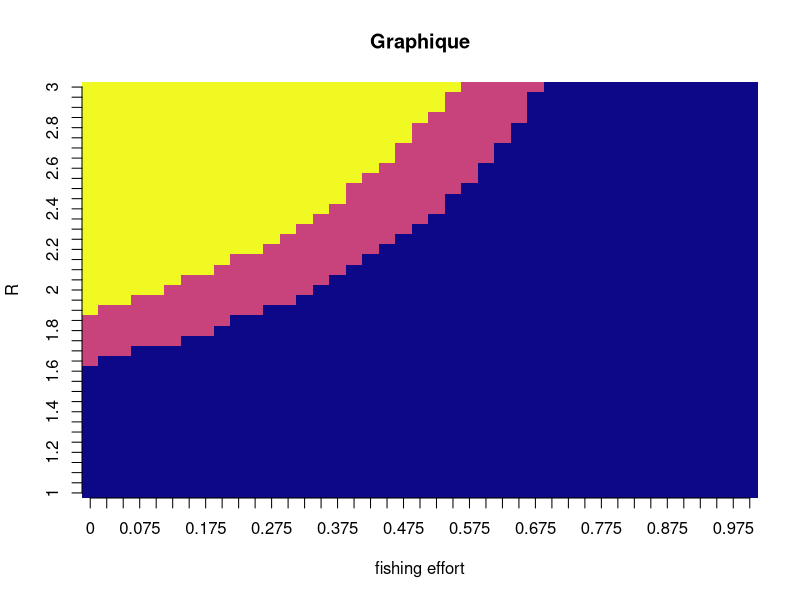
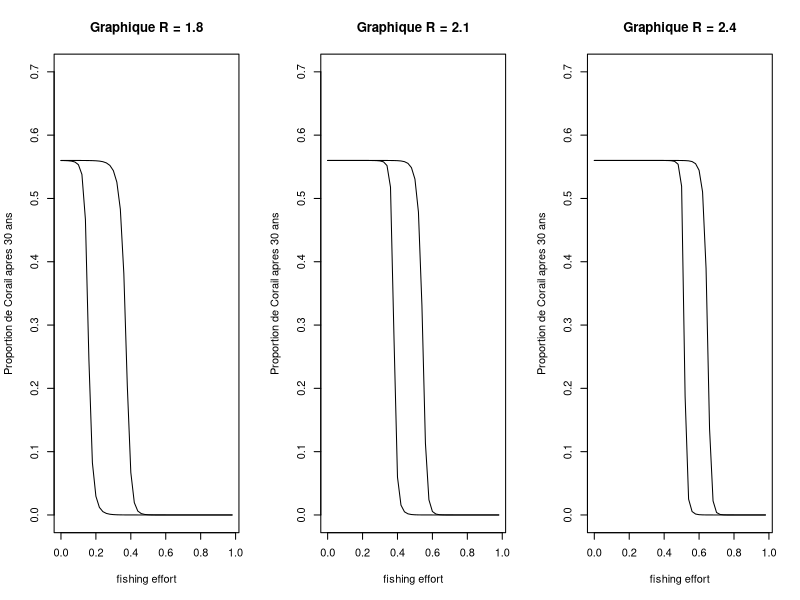

Recreate these plots in R, in order.
## ---- chunk 1
# Chargement de librairie
library(deSolve)
library(viridis)
## ---- chunk 2
# Fonction pour le modele deterministe du l'interaction entre le corail, les marcoalgue et les parrofishs.
interaction_coral <- function(t, vars, parms){
  with(as.list(c(parms, vars)), {
    
    Y <- 1 - M - C # dY/dt
    R <- rug
    
    dM <- (a*M*C - P*M/(M+Y) + gamma*M*Y)/s # dM/dt
    dC <- (r*Y*C - d*C - a*M*C)/s  # dC/dt
    dP <- P*(1 - (P/(((ca+cb*R)/kmax)*((delta*(M+Y))/(1+v*(M+Y)))))) - (f)*P # dP/dt
    
    # Résultat
    res <- c(dM=dM, dC=dC, dP=dP)
    return(list(res))
  })
}

# Fonction pour effectuer un simulation du modele
dessinSol <- function(ic=c(M=0.001,C=0.56,P=0.75), 
                       times=seq(1:30),func=interaction_coral, 
                       parms=c(a=0.1,
                               d=0.44,
                               r=1,
                               f=0.2,
                               s=0.49,
                               ca=-(3.21),
                               cb=3.65,
                               kmax=17.745,
                               delta=4.557,
                               v=0.9877,
                               hG=0.03,
                               hE=0.01,
                               gamma = 1.6,
                               rug=2)) {
  soln <- ode(ic, times, func, parms)
  
  return(soln[30,"C"])
}
## ---- chunk 3
# Matrice des valeur finale de la proportion de corail apres "times" ans
coral <- matrix(data = NA, nrow = 41, ncol = 41)

# Boucle sur rugosité
for (i in 1:41) {
  fish <- (i - 1) * (1 / 40)  # Calcul de la valeur de fish
  
  # Boucle sur fish
  for (j in 1:41) {
    rugo <- 1 + (j - 1) * (2 / 40)  # Calcul de la valeur de rugosité
    
    # Appel de la fonction de simulation et mise à jour de la matrice coral
    res <- dessinSol(ic = c(M = 0.001, C = 0.56, P = 0.95),
                      parms = c(a = 0.1, d = 0.44, r = 1, f = fish,
                                s = 0.49, ca = -3.21, cb = 3.65, kmax = 17.745,
                                delta = 4.557, v = 0.9877, hG = 0.03, hE = 0.01,
                                gamma=1.6,rug=rugo))
    
    # Attribut la dominance du corail, des macroalgue ou d'un équilibre apres time ans
    if(res<0.0001){
      color.tag <- 0
    }else if(res<0.45){
      color.tag <- 0.5
    }else{
      color.tag <- 1
    }
    
    coral[j,i] <- color.tag
  }
}
## ---- chunk 4
rug.vec <- c(1.8,2.1,2.4)
fish.vec <- data.frame()
for (j in seq(3,9,by=3)) {
  for (i in 1:50) {
    fish <- (i - 1) * (1 / 50)  # Calcul de la valeur de fish
    res <- dessinSol(ic = c(M = 0.2, C = 0.8, P = 0.75),
                      parms = c(a = 0.1, d = 0.44, r = 1, f = fish,
                                s = 0.49, ca = -3.21, cb = 3.65, kmax = 17.745,
                                delta = 4.557, v = 0.9877, hG = 0.03, hE = 0.01,
                                gamma=0.8,rug=rug.vec[j/3]))
    res2 <- dessinSol(ic = c(M = 0.8, C = 0.2, P = 0.75),
                       parms = c(a = 0.1, d = 0.44, r = 1, f = fish,
                                 s = 0.49, ca = -3.21, cb = 3.65, kmax = 17.745,
                                 delta = 4.557, v = 0.9877, hG = 0.03, hE = 0.01,
                                 gamma=0.8,rug=rug.vec[j/3]))
    fish.vec[i,j-2] <- fish
    fish.vec[i,j-1] <- res
    fish.vec[i,j] <- res2
  }
}

## ---- chunk 5
# Définition des noms de lignes et de colonnes
row_names <- paste(seq(1, 3, by = (2 / 40)))
col_names <- paste(seq(0, 1, by = (1 / 40)))

row.names(coral) <- row_names
colnames(coral) <- col_names

# Créer le graphique avec la matrice en tant que données
image(1:nrow(coral), 1:ncol(coral), t(coral), col = plasma(40),
      xlab = "fishing effort", ylab = "R", main = "Graphique",axes=F);axis(side = 1, at = 1:ncol(coral), labels = col_names);axis(side = 2, at = 1:nrow(coral), labels = row_names)
## ---- chunk 6
par(mfrow=c(1,3))
plot(x = fish.vec[,1], y = fish.vec[,2],type = "l",ylim = c(0,0.7),xlab = "fishing effort", ylab = "Proportion de Corail apres 30 ans", main = paste("Graphique R =", rug.vec[1]))
lines(x = fish.vec[,1], y = fish.vec[,3])

plot(x = fish.vec[,1], y = fish.vec[,5],type = "l",ylim = c(0,0.7),xlab = "fishing effort", ylab = "Proportion de Corail apres 30 ans", main = paste("Graphique R =", rug.vec[2]))
lines(x = fish.vec[,1], y = fish.vec[,6])

plot(x = fish.vec[,1], y = fish.vec[,8],type = "l",ylim = c(0,0.7),xlab = "fishing effort", ylab = "Proportion de Corail apres 30 ans", main = paste("Graphique R =", rug.vec[3]))
lines(x = fish.vec[,1], y = fish.vec[,9])
par(mfrow=c(1,1))
